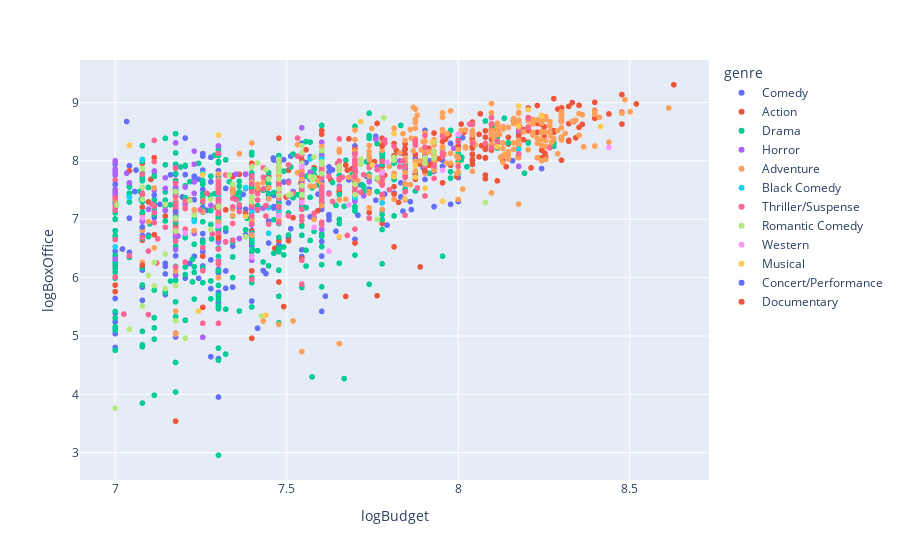

The notebook cell saved with this chart:
### Code cell
px.scatter(data_frame=test2,x='logBudget',y='logBoxOffice',hover_name='movie_name',color='genre')

### Figure 1 — Plotly figure (JSON) as saved in the notebook; plotly's stock layout.template omitted (floating-point values rounded to 4 significant figures; data arrays with more than 128 entries replaced by an {"elided": "..."} marker saying what was removed)
{"data": [{"hovertemplate": "<b>%{hovertext}</b><br><br>genre=Comedy<br>logBudget=%{x}<br>logBoxOffice=%{y}<extra></extra>", "hovertext": {"elided": "281 str values"}, "legendgroup": "Comedy", "marker": {"color": "#636efa", "symbol": "circle"}, "mode": "markers", "name": "Comedy", "showlegend": true, "type": "scattergl", "x": {"elided": "281 float values"}, "xaxis": "x", "y": {"elided": "281 float values"}, "yaxis": "y"}, {"hovertemplate": "<b>%{hovertext}</b><br><br>genre=Action<br>logBudget=%{x}<br>logBoxOffice=%{y}<extra></extra>", "hovertext": {"elided": "291 str values"}, "legendgroup": "Action", "marker": {"color": "#EF553B", "symbol": "circle"}, "mode": "markers", "name": "Action", "showlegend": true, "type": "scattergl", "x": {"elided": "291 float values"}, "xaxis": "x", "y": {"elided": "291 float values"}, "yaxis": "y"}, {"hovertemplate": "<b>%{hovertext}</b><br><br>genre=Drama<br>logBudget=%{x}<br>logBoxOffice=%{y}<extra></extra>", "hovertext": {"elided": "409 str values"}, "legendgroup": "Drama", "marker": {"color": "#00cc96", "symbol": "circle"}, "mode": "markers", "name": "Drama", "showlegend": true, "type": "scattergl", "x": {"elided": "409 float values"}, "xaxis": "x", "y": {"elided": "409 float values"}, "yaxis": "y"}, {"hovertemplate": "<b>%{hovertext}</b><br><br>genre=Horror<br>logBudget=%{x}<br>logBoxOffice=%{y}<extra></extra>", "hovertext": ["An American Haunting", "Slither", "Saw IV", "The Mist", "Halloween", "The Hills Have Eyes II", "28 Weeks Later", "Blood and Chocolate", "The Messengers", "Dead Silence", "\"1408\"", "30 Days of Night", "The Reaping", "Grindhouse", "I am Legend", "Saw V", "Quarantine", "Prom Night", "One Missed Call", "Rogue", "The Ruins", "Mirrors", "Saw VI", "Sorority Row", "My Bloody Valentine", "The Last House on the Left", "Halloween 2", "The Unborn", "Friday the 13th", "Drag Me To Hell", "Splice", "Pandorum", "The Final Destination", "Devil", "Saw 3D", "The Crazies", "Daybreakers", "Dylan Dog: Dead of Night", "Piranha 3D", "Dont Be Afraid of the Dark", "My Soul to Take", "Case 39", "Fright Night", "A Nightmare on Elm Street", "The Rite", "Scream 4", "Dream House", "Resident Evil: Afterlife", "Priest", "The Wolfman", "The Possession", "The Apparition", "The Thing", "Final Destination 5", "Abraham Lincoln: Vampire Hunter", "The Collection", "Mama", "Evil Dead", "Silent Hill: Revelation 3D", "Texas Chainsaw 3D", "Paranormal Activity: The Ghost Dimension", "The Conjuring", "Carrie", "Wolves", "Deliver Us from Evil", "Poltergeist", "Sinister 2", "Insidious Chapter 3", "The Boy", "The Vatican Tapes", "The Disappointments Room", "The Conjuring 2: The Enfield Poltergeist", "Crimson Peak", "Goosebumps", "Dont Breathe", "Blair Witch", "The Purge: Election Year", "Wish Upon", "Annabelle: Creation", "Rings", "Alien: Covenant", "Jigsaw", "Insidious: The Last Key", "Hereditary", "The First Purge", "A Quiet Place", "Suspiria", "It", "The House with a Clock in its Walls", "Halloween", "Goosebumps 2: Haunted Halloween"], "legendgroup": "Horror", "marker": {"color": "#ab63fa", "symbol": "circle"}, "mode": "markers", "name": "Horror", "showlegend": true, "type": "scattergl", "x": [7.146, 7.183, 7, 7.114, 7.176, 7.176, 7.176, 7.176, 7.204, 7.301, 7.352, 7.477, 7.602, 7.724, 8.176, 7.033, 7.079, 7.255, 7.301, 7.362, 7.398, 7.544, 7.041, 7.097, 7.146, 7.176, 7.176, 7.204, 7.23, 7.477, 7.477, 7.602, 7.602, 7, 7.23, 7.279, 7.301, 7.301, 7.38, 7.398, 7.398, 7.431, 7.477, 7.544, 7.568, 7.602, 7.699, 7.76, 7.778, 8.176, 7.146, 7.23, 7.58, 7.602, 7.829, 7, 7.176, 7.23, 7.301, 7.301, 7, 7.301, 7.477, 7.255, 7.477, 7.544, 7, 7, 7, 7.114, 7.176, 7.602, 7.74, 7.763, 7, 7, 7, 7.079, 7.176, 7.398, 7.987, 7, 7, 7, 7.114, 7.23, 7.301, 7.544, 7.602, 7, 7.544], "xaxis": "x", "y": [7.151, 6.71, 7.86, 7.5, 7.284, 7.222, 7.551, 6.481, 7.265, 6.606, 7.773, 7.61, 7.569, 7.401, 8.517, 7.789, 7.01, 7.125, 7.246, 6.669, 6.739, 7.668, 7.624, 7.169, 7.71, 7.139, 6.709, 7.551, 7.442, 7.693, 7.062, 6.826, 8.082, 7.472, 7.945, 7.239, 7.329, 6.691, 7.768, 7.178, 6.297, 7.191, 7.347, 7.738, 7.807, 7.762, 7.308, 8.372, 7.741, 7.905, 7.529, 6.756, 7.024, 8.051, 8.0, 6.318, 7.883, 7.639, 7.585, 7.125, 7.776, 8.257, 7.673, 4.978, 7.759, 7.684, 7.421, 7.834, 7.511, 7.119, 6.034, 8.32, 7.642, 7.897, 7.844, 7.26, 7.596, 6.963, 8.308, 7.741, 8.216, 7.809, 8.001, 7.416, 7.827, 8.166, 6.624, 8.568, 7.762, 7.972, 7.668], "yaxis": "y"}, {"hovertemplate": "<b>%{hovertext}</b><br><br>genre=Adventure<br>logBudget=%{x}<br>logBoxOffice=%{y}<extra></extra>", "hovertext": {"elided": "310 str values"}, "legendgroup": "Adventure", "marker": {"color": "#FFA15A", "symbol": "circle"}, "mode": "markers", "name": "Adventure", "showlegend": true, "type": "scattergl", "x": {"elided": "310 float values"}, "xaxis": "x", "y": {"elided": "310 float values"}, "yaxis": "y"}, {"hovertemplate": "<b>%{hovertext}</b><br><br>genre=Black Comedy<br>logBudget=%{x}<br>logBoxOffice=%{y}<extra></extra>", "hovertext": ["American Dreamz", "Burn After Reading", "The Brothers Bloom", "The Men Who Stare at Goats", "August: Osage County", "Kick-Ass", "Killer Joe", "The Wolf of Wall Street", "Dark Shadows", "The Family", "American Hustle", "Birdman or (The Unexpected Virtue of Ignorance)", "Krampus", "Pride and Prejudice and Zombies", "American Ultra", "The Nice Guys", "Rough Night", "Vice", "Three Billboards Outside Ebbing Missouri", "I Tonya"], "legendgroup": "Black Comedy", "marker": {"color": "#19d3f3", "symbol": "circle"}, "mode": "markers", "name": "Black Comedy", "showlegend": true, "type": "scattergl", "x": [7.23, 7.568, 7.301, 7.38, 7.398, 7.447, 7, 8, 8.176, 7.477, 7.602, 7.255, 7.176, 7.447, 7.447, 7.699, 7.301, 7.778, 7.079, 7.041], "xaxis": "x", "y": [6.964, 8.033, 6.301, 7.543, 7.114, 7.694, 6.527, 8.436, 8.2, 7.151, 8.032, 7.784, 7.28, 6.758, 7.2, 7.368, 7.393, 7.279, 8.024, 7.376], "yaxis": "y"}, {"hovertemplate": "<b>%{hovertext}</b><br><br>genre=Thriller/Suspense<br>logBudget=%{x}<br>logBoxOffice=%{y}<extra></extra>", "hovertext": {"elided": "224 str values"}, "legendgroup": "Thriller/Suspense", "marker": {"color": "#FF6692", "symbol": "circle"}, "mode": "markers", "name": "Thriller/Suspense", "showlegend": true, "type": "scattergl", "x": {"elided": "224 float values"}, "xaxis": "x", "y": {"elided": "224 float values"}, "yaxis": "y"}, {"hovertemplate": "<b>%{hovertext}</b><br><br>genre=Romantic Comedy<br>logBudget=%{x}<br>logBoxOffice=%{y}<extra></extra>", "hovertext": ["Shes the Man", "Music and Lyrics", "Failure to Launch", "The Break-Up", "The Holiday", "I Think I Love My Wife", "Why Did I Get Married?", "Becoming Jane", "Good Luck Chuck", "Knocked Up", "No Reservations", "P.S. I Love You", "License to Wed", "Enchanted", "Ghost Town", "27 Dresses", "What Happens in Vegas...", "Made of Honor", "Leatherheads", "The Good Guy", "Just Wright", "Easy Virtue", "Post Grad", "All About Steve", "Whatever Works", "My Life in Ruins", "Leap Year", "The Back-up Plan", "The Ugly Truth", "The Proposal", "Hes Just Not That Into You", "Valentines Day", "Did You Hear About the Morgans?", "Its Complicated", "Housefull", "A Little Bit of Heaven", "Flipped", "The Switch", "Monte Carlo", "Shes Out of My League", "Whats Your Number?", "No Strings Attached", "Larry Crowne", "Midnight in Paris", "Going the Distance", "Something Borrowed", "Life as We Know It", "The Bounty Hunter", "Upside Down", "Just Go With It", "Zookeeper", "How Do You Know?", "Vamps", "New Years Eve", "Hope Springs", "The Five-Year Engagement", "The Big Wedding", "Friends with Benefits", "This Means War", "Peeples", "Think Like a Man", "Admission", "To Rome with Love", "Warm Bodies", "What to Expect When Youre Expecting", "About Time", "About Last Night", "The Hundred-Foot Journey", "Think Like a Man Too", "Blended", "How to be Single", "Focus", "Home Again", "Mothers Day", "Rules Dont Apply", "Bridget Joness Baby", "Mei Ren Yu", "Overboard", "Crazy Rich Asians"], "legendgroup": "Romantic Comedy", "marker": {"color": "#B6E880", "symbol": "circle"}, "mode": "markers", "name": "Romantic Comedy", "showlegend": true, "type": "scattergl", "x": [7.398, 7.602, 7.699, 7.716, 7.929, 7.146, 7.176, 7.217, 7.398, 7.439, 7.447, 7.477, 7.544, 7.929, 7.301, 7.477, 7.544, 7.602, 7.763, 7, 7.079, 7.146, 7.176, 7.176, 7.176, 7.23, 7.279, 7.544, 7.58, 7.602, 7.602, 7.716, 7.763, 7.929, 7.004, 7.097, 7.146, 7.279, 7.301, 7.301, 7.301, 7.398, 7.477, 7.477, 7.505, 7.544, 7.58, 7.653, 7.699, 7.903, 7.903, 8.079, 7.204, 7.415, 7.477, 7.477, 7.512, 7.544, 7.813, 7.041, 7.079, 7.114, 7.332, 7.477, 7.574, 7.079, 7.114, 7.342, 7.38, 7.653, 7.568, 7.813, 7.176, 7.398, 7.427, 7.544, 7.783, 7.079, 7.477], "xaxis": "x", "y": [7.33, 7.981, 7.599, 7.94, 8.152, 5.81, 5.863, 7.316, 7.383, 7.848, 7.689, 8.009, 7.421, 8.328, 7.22, 7.921, 8.141, 7.782, 6.999, 3.761, 5.515, 7.252, 5.258, 6.797, 7.474, 7.072, 6.826, 7.577, 8.066, 8.178, 7.94, 8.03, 7.707, 8.049, 7.244, 6.038, 6.404, 7.344, 7.217, 7.222, 7.208, 7.895, 7.412, 8.024, 7.412, 7.416, 7.72, 7.837, 7.42, 8.049, 7.956, 7.288, 4.961, 7.965, 7.842, 7.518, 7.425, 7.958, 8.01, 5.114, 7.339, 5.861, 7.761, 7.688, 7.675, 7.869, 6.257, 7.602, 6.699, 7.912, 7.726, 8.058, 7.014, 7.298, 5.341, 8.259, 8.741, 7.545, 7.803], "yaxis": "y"}, {"hovertemplate": "<b>%{hovertext}</b><br><br>genre=Western<br>logBudget=%{x}<br>logBoxOffice=%{y}<extra></extra>", "hovertext": ["Bandidas", "The Assassination of Jesse James by the Coward Robert Ford", "3:10 to Yuma", "Appaloosa", "True Grit", "The Warriors Way", "Django Unchained", "The Lone Ranger", "The Homesman", "Jane Got a Gun", "The Hateful Eight", "Hell or High Water", "The Magnificent Seven", "The Sisters Brothers", "The Dark Tower"], "legendgroup": "Western", "marker": {"color": "#FF97FF", "symbol": "circle"}, "mode": "markers", "name": "Western", "showlegend": true, "type": "scattergl", "x": [7.544, 7.477, 7.681, 7.301, 7.544, 7.623, 8, 8.439, 7.204, 7.398, 7.792, 7.079, 7.954, 7.58, 7.778], "xaxis": "x", "y": [7.285, 7.057, 7.245, 6.886, 7.909, 6.455, 8.458, 8.232, 6.762, 6.354, 7.972, 7.024, 7.839, 6.859, 7.798], "yaxis": "y"}, {"hovertemplate": "<b>%{hovertext}</b><br><br>genre=Musical<br>logBudget=%{x}<br>logBoxOffice=%{y}<extra></extra>", "hovertext": ["Dreamgirls", "Across the Universe", "Hairspray", "High School Musical 3: Senior Year", "Mamma Mia!", "Fame", "Nine", "Footloose", "The Nutcracker in 3D", "Tangled", "Joyful Noise", "Rock of Ages", "Les Miserables", "Black Nativity", "Frozen", "Into the Woods", "Annie", "La La Land", "The Greatest Showman", "Moana", "Beauty and the Beast", "Coco", "Mary Poppins Returns"], "legendgroup": "Musical", "marker": {"color": "#FECB52", "symbol": "circle"}, "mode": "markers", "name": "Musical", "showlegend": true, "type": "scattergl", "x": [7.875, 7.653, 7.875, 7.041, 7.716, 7.255, 7.903, 7.38, 7.954, 8.415, 7.439, 7.845, 7.813, 7.243, 8.176, 7.75, 7.813, 7.301, 7.924, 8.176, 8.204, 8.243, 8.114], "xaxis": "x", "y": [7.719, 6.701, 7.925, 8.264, 8.674, 7.762, 7.529, 7.049, 7.307, 8.586, 5.354, 7.352, 8.467, 5.426, 8.94, 7.93, 7.732, 8.44, 8.327, 8.59, 8.878, 8.77, 8.244], "yaxis": "y"}, {"hovertemplate": "<b>%{hovertext}</b><br><br>genre=Concert/Performance<br>logBudget=%{x}<br>logBoxOffice=%{y}<extra></extra>", "hovertext": ["U2 3D", "Justin Bieber: Never Say Never", "Katy Perry: Part of Me", "One Direction: This is Us", "Metallica Through the Never"], "legendgroup": "Concert/Performance", "marker": {"color": "#636efa", "symbol": "circle"}, "mode": "markers", "name": "Concert/Performance", "showlegend": true, "type": "scattergl", "x": [7.176, 7.114, 7.079, 7, 7.255], "xaxis": "x", "y": [7.123, 7.415, 6.868, 7.598, 6.753], "yaxis": "y"}, {"hovertemplate": "<b>%{hovertext}</b><br><br>genre=Documentary<br>logBudget=%{x}<br>logBoxOffice=%{y}<extra></extra>", "hovertext": ["Home", "Capitalism: A Love Story", "Earth", "Michael Jacksons This Is It", "Oceans"], "legendgroup": "Documentary", "marker": {"color": "#EF553B", "symbol": "circle"}, "mode": "markers", "name": "Documentary", "showlegend": true, "type": "scattergl", "x": [7.079, 7.301, 7.672, 7.778, 7.903], "xaxis": "x", "y": [6.21, 6.677, 7.928, 8.255, 7.828], "yaxis": "y"}], "layout": {"legend": {"title": {"text": "genre"}, "tracegroupgap": 0}, "margin": {"t": 60}, "xaxis": {"anchor": "y", "domain": [0, 1], "title": {"text": "logBudget"}}, "yaxis": {"anchor": "x", "domain": [0, 1], "title": {"text": "logBoxOffice"}}}}
